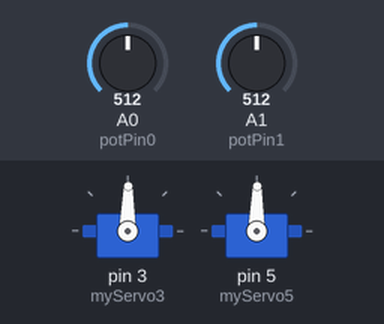
Recording of a sketch running on a simulated Arduino Uno, built with avr-gcc and run on an emulated ATmega328P. On the bench: 2 × servo. The inputs (shaded band) are chosen by the test bench; at power-on: A0 (potPin0) = 512, A1 (potPin1) = 512.

Above: at 1.2 s.
1.3 s: A0 (potPin0) set to 716
At 2.0 s:
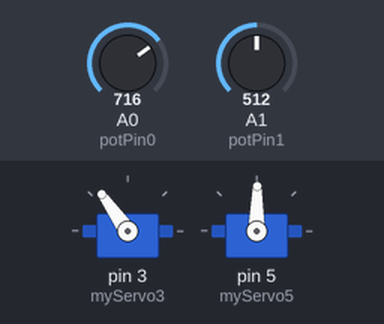
2.8 s: A1 (potPin1) set to 716
At 3.8 s:
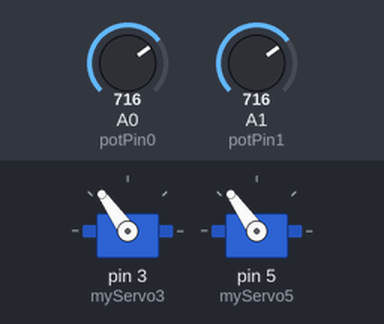
4.3 s: A0 (potPin0) set to 900
At 5.0 s:
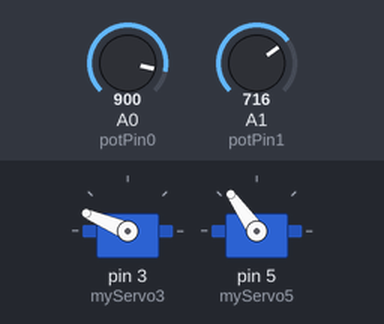
5.8 s: A1 (potPin1) set to 900
At 6.1 s:
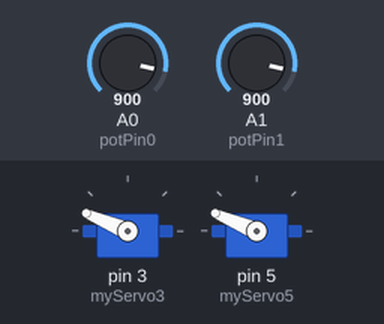
7.3 s: A0 (potPin0) set to 1023
At 8.5 s:
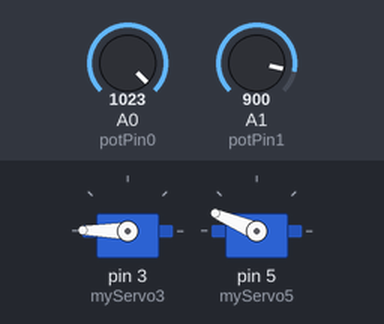
8.8 s: A1 (potPin1) set to 1023
At 9.6 s:
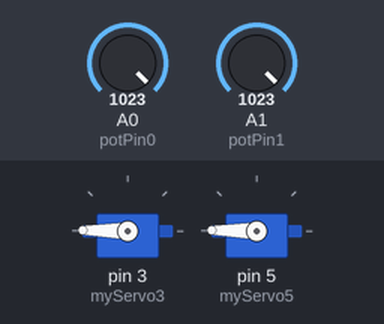
Timing chart, 0 to 11.3 s (numbered marks = the images above; inputs shaded):
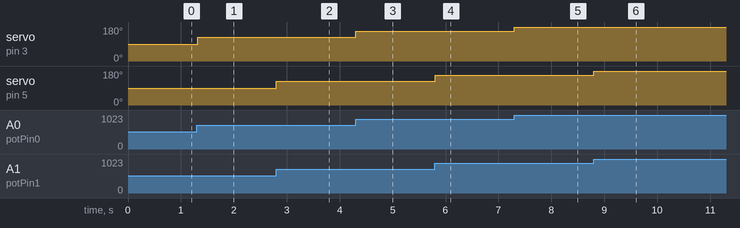

The sketch:

two_motors.ino
```cpp
#include <Servo.h>

Servo myServo3;
Servo myServo5;

int const potPin0 = A0;
int const potPin1 = A1;
int potVal0;
int angle0;
int potVal1;
int angle1;

void setup() {

  myServo3.attach(3);
  myServo5.attach(5);

  //for debugging
  Serial.begin(9600);

}

void loop() {

  //read from the dial and convert to angle for each motor independetly:

  potVal0 = analogRead(potPin0);
  angle0 = map(potVal0, 0, 1023, 0, 179);

  potVal1 = analogRead(potPin1);
  angle1 = map(potVal1, 0, 1023, 0, 179);


  myServo3.write(angle0);
  myServo5.write(angle1);
  delay(15);

}
```

Measured:
- after the input at 1.3 s, servo on pin 3 (myServo3): 89° → 125° at once
- after the input at 2.8 s, servo on pin 5 (myServo5): 89° → 125° at once
- after the input at 4.3 s, servo on pin 3 (myServo3): 125° → 157° at once
- after the input at 5.8 s, servo on pin 5 (myServo5): 125° → 157° at once
- after the input at 7.3 s, servo on pin 3 (myServo3): 157° → 179° at once
- after the input at 8.8 s, servo on pin 5 (myServo5): 157° → 179° at once
